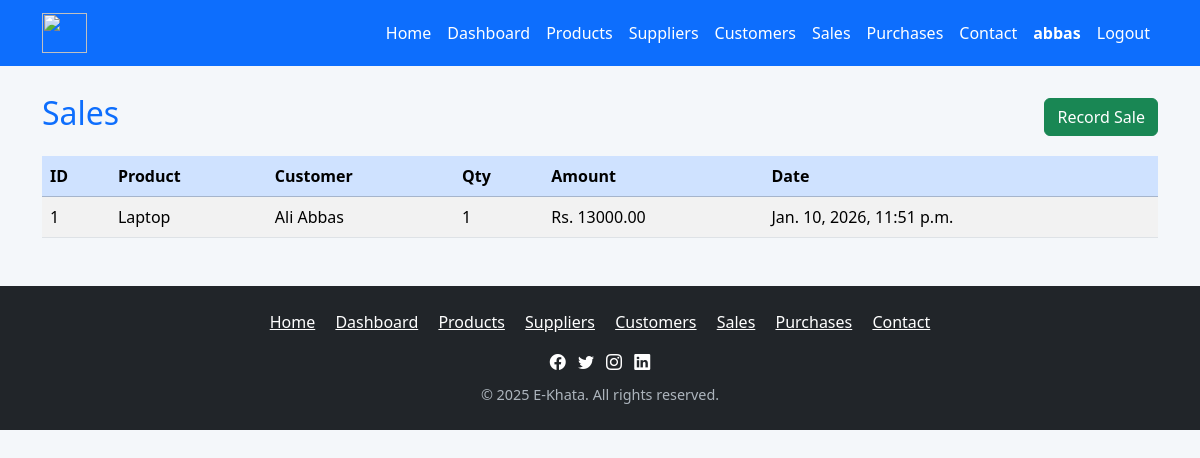
The app's page /sales/ (signed in) with its own data.
### inventory/models.py (models this page shows, shortened)
class Sale(models.Model):
    user = models.ForeignKey(User, on_delete=models.CASCADE, null=True, blank=True)
    product = models.ForeignKey(Product, on_delete=models.CASCADE)
    customer = models.ForeignKey(Customer, null=True, blank=True, on_delete=models.SET_NULL)
    quantity = models.IntegerField()
    amount = models.DecimalField(max_digits=12, decimal_places=2)
    date = models.DateTimeField(auto_now_add=True)

class Product(models.Model):
    user = models.ForeignKey(User, on_delete=models.CASCADE, null=True, blank=True)
    name = models.CharField(max_length=200)
    category = models.CharField(max_length=100, blank=True)
    cost_price = models.DecimalField(max_digits=10, decimal_places=2)
    selling_price = models.DecimalField(max_digits=10, decimal_places=2)
    stock = models.IntegerField(default=0)
    supplier = models.ForeignKey(Supplier, null=True, blank=True, on_delete=models.SET_NULL)
    description = models.TextField(blank=True, null=True)
    image = models.ImageField(upload_to='products/', blank=True, null=True)
    expiry_date = models.DateField(blank=True, null=True)
    def __str__(self):
        return self.name

class Customer(models.Model):
    user = models.ForeignKey(User, on_delete=models.CASCADE, null=True, blank=True)
    name = models.CharField(max_length=200)
    phone = models.CharField(max_length=100, blank=True)
    email = models.EmailField(blank=True)
    address = models.TextField(blank=True)
    def __str__(self):
        return self.name

### inventory/views.py (the view)
# urls.py: path('sales/', views.sales, name='sales'),
@login_required
def sales(request):
    sales = Sale.objects.filter(user=request.user)
    form = SaleForm(user=request.user)
    return render(request, 'inventory/sales.html', {
        'sales': sales,
        'form': form
    })

### inventory/templates/inventory/sales.html (shortened to what this page needs)
{% extends 'inventory/base.html' %}
{% block content %}
<div class="d-flex justify-content-between align-items-center mb-3">
  <h2 class="text-primary">Sales</h2>
  <button class="btn btn-success" data-bs-toggle="modal" data-bs-target="#addSaleModal">Record Sale</button>
</div>
<table class="table table-striped">
  <thead class="table-primary"><tr><th>ID</th><th>Product</th><th>Customer</th><th>Qty</th><th>Amount</th><th>Date</th></tr></thead>
  <tbody>
    {% for s in sales %}
    <tr><td>{{ s.id }}</td><td>{{ s.product.name }}</td><td>{{ s.customer }}</td><td>{{ s.quantity }}</td><td>Rs. {{ s.amount }}</td><td>{{ s.date }}</td></tr>
    {% endfor %}
  </tbody>
</table>
{% endblock %}

### inventory/templates/inventory/base.html (shortened to what this page needs)
{% load static %}
<!DOCTYPE html>
<html lang="en">
<head>
  <link href="https://cdn.jsdelivr.net/npm/bootstrap@5.3.3/dist/css/bootstrap.min.css" rel="stylesheet">
  <link rel="stylesheet" href="{% static 'css/style.css' %}">
</head>
<body>
<nav class="navbar navbar-expand-lg navbar-dark bg-primary fixed-top">
  <div class="container">
    <a class="navbar-brand fw-bold" href="/">
      <img src="https://i.pinimg.com/736x/a1/5f/51/a15f5117759cd710fae6ab2461250f4a.jpg"
           width="45" height="40">
    </a>
    <div class="collapse navbar-collapse" id="navbarNav">
      <ul class="navbar-nav ms-auto">
        <li class="nav-item"><a class="nav-link" href="/">Home</a></li>
        {% if user.is_authenticated %}
          <li class="nav-item"><a class="nav-link" href="/dashboard/">Dashboard</a></li>
          <li class="nav-item"><a class="nav-link" href="/products/">Products</a></li>
          <li class="nav-item"><a class="nav-link" href="/suppliers/">Suppliers</a></li>
          <li class="nav-item"><a class="nav-link" href="/customers/">Customers</a></li>
          <li class="nav-item"><a class="nav-link" href="/sales/">Sales</a></li>
          <li class="nav-item"><a class="nav-link" href="/purchases/">Purchases</a></li>
          <li class="nav-item"><a class="nav-link" href="/contact/">Contact</a></li>
          <li class="nav-item">
            <span class="nav-link text-warning fw-bold">
              {{ user.username }}
            </span>
          </li>
          <li class="nav-item">
            <a class="nav-link text-danger" href="{% url 'logout' %}">
              Logout
            </a>
          </li>
        {% endif %}
      </ul>
    </div>
  </div>
</nav>
  <main class="container mt-4 mb-5">
    {% block content %}{% endblock %}
  </main>
 <footer class="bg-dark text-white py-4 mt-5">
  <div class="container text-center">
    <div class="mb-3">
      <a href="/" class="text-white me-3">Home</a>
      <a href="/dashboard/" class="text-white me-3">Dashboard</a>
      <a href="/products/" class="text-white me-3">Products</a>
      <a href="/suppliers/" class="text-white me-3">Suppliers</a>
      <a href="/customers/" class="text-white me-3">Customers</a>
      <a href="/sales/" class="text-white me-3">Sales</a>
      <a href="/purchases/" class="text-white me-3">Purchases</a>
      <a href="/contact/" class="text-white">Contact</a>
    </div>
    <div class="social-icons mb-2">
      <a href="#" class="text-white me-2"><i class="bi bi-facebook"></i></a>
      <a href="#" class="text-white me-2"><i class="bi bi-twitter"></i></a>
      <a href="#" class="text-white me-2"><i class="bi bi-instagram"></i></a>
      <a href="#" class="text-white"><i class="bi bi-linkedin"></i></a>
    </div>
    <p class="small mb-0">© 2025 E-Khata. All rights reserved.</p>
  </div>
</footer>
  <link rel="stylesheet" href="https://cdn.jsdelivr.net/npm/bootstrap-icons@1.11.1/font/bootstrap-icons.css">
</body>
</html>

### static/css/style.css (style rules this page uses)
body { font-family: 'Segoe UI', sans-serif; margin: 0; background-color: #f4f7fa; color: #333; padding-top: 70px; }
nav { background-color: #0d6efd; padding: 10px 0; position: fixed; top: 0; width: 100%; z-index: 9999; }
.navbar-brand { font-weight: 700; font-size: 1.5rem; }
.nav-link { color: #fff !important; font-weight: 500; transition: color 0.3s ease; }
footer { background-color: #212529; color: #f8f9fa; padding: 30px 0 20px; width: 100%; margin-top: 50px; }
footer .small { color: #adb5bd; font-size: 0.9rem; margin-top: 10px; }

### records on screen
Sale: id "1", product.name "Laptop", customer "Ali Abbas", quantity "1", amount "13000.00", date "Jan. 10, 2026, 11:51 p.m."

### other values on screen
{{ user.username }} "abbas"
